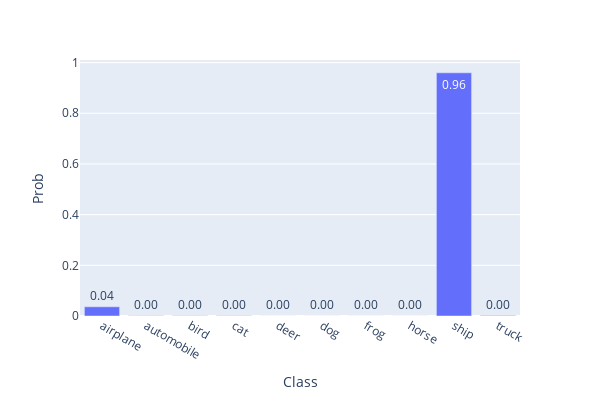
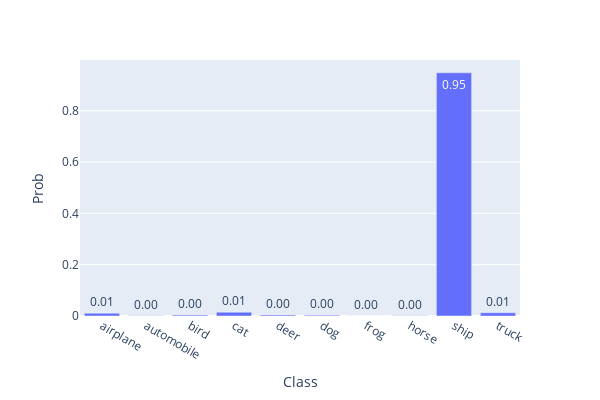

Write notebook code for charts like these, in order.
### Markdown cell above
Let's see how well our ResNet performs on the first few inputs!

### Code cell
def test_resnet_on_random_input(model: ResNet34, n_inputs: int = 3, seed: int | None = 42):
    if seed is not None:
        np.random.seed(seed)
    indices = np.random.choice(len(cifar_trainset), n_inputs).tolist()
    classes = [cifar_trainset.classes[cifar_trainset.targets[i]] for i in indices]
    imgs = cifar_trainset.data[indices]
    device = next(model.parameters()).device
    with t.inference_mode():
        x = t.stack(list(map(IMAGENET_TRANSFORM, imgs)))
        logits: Tensor = model(x.to(device))
    probs = logits.softmax(-1)
    if probs.ndim == 1:
        probs = probs.unsqueeze(0)
    for img, label, prob in zip(imgs, classes, probs):
        display(HTML(f"<h2>Classification probabilities (true class = {label})</h2>"))
        imshow(img, width=200, height=200, margin=0, xaxis_visible=False, yaxis_visible=False)
        bar(
            prob,
            x=cifar_trainset.classes,
            width=600,
            height=400,
            text_auto=".2f",
            labels={"x": "Class", "y": "Prob"},
        )


test_resnet_on_random_input(trainer.model)

### Figure 1 — Plotly figure (JSON) as saved in the notebook; plotly's stock layout.template omitted (floating-point values rounded to 4 significant figures)
{"data": [{"hovertemplate": "Class=%{x}<br>Prob=%{y}<extra></extra>", "legendgroup": "", "marker": {"color": "#636efa", "pattern": {"shape": ""}}, "name": "", "orientation": "v", "showlegend": false, "textposition": "auto", "texttemplate": "%{y:.2f}", "x": ["airplane", "automobile", "bird", "cat", "deer", "dog", "frog", "horse", "ship", "truck"], "xaxis": "x", "y": [0.03626, 0.0009899, 0.0006961, 0.0005406, 0.0001709, 6.821e-05, 3.898e-05, 2.843e-05, 0.9597, 0.001524], "yaxis": "y", "type": "bar"}], "layout": {"xaxis": {"anchor": "y", "domain": [0, 1], "title": {"text": "Class"}}, "yaxis": {"anchor": "x", "domain": [0, 1], "title": {"text": "Prob"}}, "legend": {"tracegroupgap": 0}, "margin": {"t": 60}, "barmode": "relative", "height": 400, "width": 600}}

### Figure 2 — Plotly figure (JSON) as saved in the notebook; plotly's stock layout.template omitted (floating-point values rounded to 4 significant figures)
{"data": [{"hovertemplate": "Class=%{x}<br>Prob=%{y}<extra></extra>", "legendgroup": "", "marker": {"color": "#636efa", "pattern": {"shape": ""}}, "name": "", "orientation": "v", "showlegend": false, "textposition": "auto", "texttemplate": "%{y:.2f}", "x": ["airplane", "automobile", "bird", "cat", "deer", "dog", "frog", "horse", "ship", "truck"], "xaxis": "x", "y": [0.01091, 0.001441, 0.003535, 0.01478, 0.004013, 0.003162, 0.000404, 0.001235, 0.9479, 0.01263], "yaxis": "y", "type": "bar"}], "layout": {"xaxis": {"anchor": "y", "domain": [0, 1], "title": {"text": "Class"}}, "yaxis": {"anchor": "x", "domain": [0, 1], "title": {"text": "Prob"}}, "legend": {"tracegroupgap": 0}, "margin": {"t": 60}, "barmode": "relative", "height": 400, "width": 600}}
